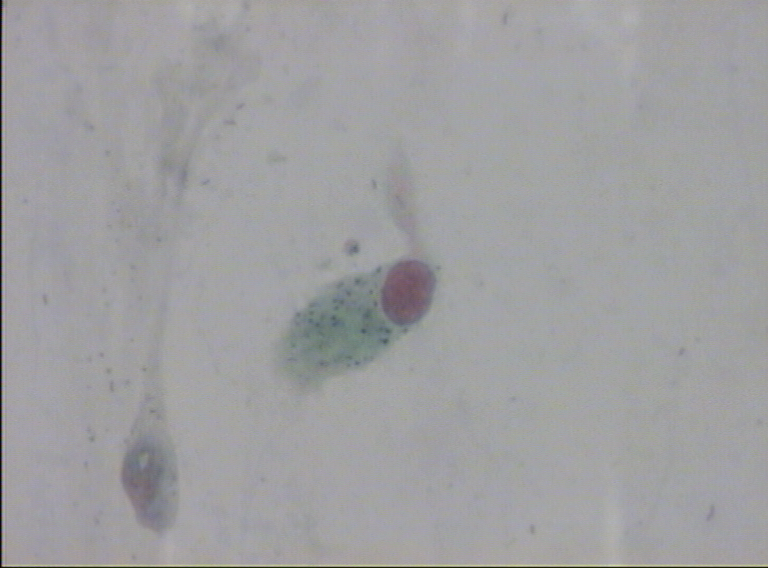
#> input picture Test/cyl01.BMP, 768 x 568 px, found by its file name; its folder holds only this picture in this run
$ python ImageAnalysis_3.py
#> lines starting #> are read from the running program, lines starting #| are printed output that depends on the picture; after the words box and inside, x2 and y2 are one past the last pixel; in counts of white or black regions, pixels touching at a corner belong together
### ImageAnalysis.py
import os
import sys
import csv
import random
import config as cfg
import numpy as np
import collections
import pandas as pd
from PIL import Image
from random import randint
import matplotlib.pyplot as plt
from time import perf_counter

#Global Variables
cells = [[],[],[],[],[],[],[]]
histoTotal = [[],[],[],[],[],[],[]]
arrayTotal = [[],[],[],[],[],[],[]]
histoAVG = []
MSQE = [[],[],[],[],[],[],[]]
timeSheet = dict()

#Miscellaneous Methods
# [275 lines left out: functions intp, msqe, input, output, TimeSheet, HistoPrint and 1 more, not called in this run]


#SPECTRUM MANIPULATION
def pixel_val_grey(image, channel = "k"):
    array = np.array(image)
    num = 0
    for x in array:
        for n in x:
            if channel == "r":
                n[1] = n[0]
                n[2] = n[0]
            elif channel == "g":
                n[1] = n[2]
                n[0] = n[2]
            elif channel == "b":
                n[0] = n[1]
                n[2] = n[1]
            else:
                num = (int(n[0])+int(n[1])+int(n[2]))/3
                n[0] = num
                n[1] = num
                n[2] = num
    return array

# [14 lines left out: function pixel_val_color, not called in this run]

def binary(array, str = 127):
    for x in array:
        for n in x:
            if n[0] >= str:
                n[0] = 255
                n[1] = 255
                n[2] = 255
            else:
                n[0] = 0
                n[1] = 0
                n[2] = 0
    return array

# [61 lines left out: functions negative, snp, gausNoise, speck, not called in this run]

#Basic Histogram
def histo_one(array):
    histo = [0] * 256
    for x in array:
        for n in x:
            histo[n[0]] += 1
    return histo

# [74 lines left out: functions histo_avg, histo_equal, histo_quant, MFilter, not called in this run]

def LFilter(array, mean_filter = [[1, 1,1],[1, 1, 1],[1, 1, 1]]):
    nArray = array.copy()

    image_width, image_height = array.shape[1],array.shape[0]

    # Compute New Pixel Value
    filter_mid_y = len(mean_filter)//2
    filter_mid_x = len(mean_filter[0])//2

    for y in range(array.shape[0]):
        for x in range(array.shape[1]):
            # Skip Border Pixels
            if x-filter_mid_x < 0 or x+filter_mid_x > image_width : continue
            if y-filter_mid_y < 0 or y+filter_mid_y > image_height: continue

            filter_pixels = array[y-filter_mid_y:y+filter_mid_y+1,x-filter_mid_x:x+filter_mid_x+1]

            # Apply Spatial Filter Over Greyscale Image
            # Only Use First Element (Pixel Value) In Filter Pixel Row, Since
            #   They're All The Same Value (Greyscale Image)
            new_pixel_val, non_zero_count = 0, 0

            for filter_y, rgb_pixel_values in enumerate(filter_pixels):
                for filter_x, rgb_values in enumerate(rgb_pixel_values):
                    pixel_weight = mean_filter[filter_y][filter_x]
                    pixel_value  = rgb_values[0]
                    new_pixel_val += pixel_weight * pixel_value
                    if pixel_weight != 0: non_zero_count += 1

            # Compute Average Pixel Value
            new_pixel_val /= non_zero_count

            # Check(s)
            if new_pixel_val < 0  : new_pixel_val = 0
            if new_pixel_val > 255: new_pixel_val = 255

            # Set New Pixel Value
            nArray[y][x][0] = new_pixel_val
            nArray[y][x][1] = nArray[y][x][0]
            nArray[y][x][2] = nArray[y][x][0]

    return nArray


# [14 lines left out: function main, not called in this run]

# [2 lines that do not run on import are left out]

### ImageAnalysis_2.py
import config as cfg
import ImageAnalysis as p1
import numpy as np
import collections
import pandas as pd
from PIL import Image
from random import randint
import matplotlib.pyplot as plt
from time import perf_counter

def eDist(x, y):
    return np.sqrt(np.sum((x-y)**2))

class KMeans():
    # [77 lines left out: functions __init__, predict, getLabels, createClusters, closestCentroid, getCentroids and 2 more, not called in this run]

    def cent(self):
        return self.centroids

#Erosion--Complete
def Erosion(array, Efilter = [[0, 1, 0],[1, 1, 1],[0, 1, 0]]):

    array = p1.binary(array)

    nArray = array.copy()
    image_width, image_height = array.shape[1], array.shape[0]


    for y in range(array.shape[0]):
        for x in range(array.shape[1]):
            # Get Image Filter Pixels
            filter_mid = len(Efilter)//2

            # Skip Border Pixels
            if x-filter_mid < 0 or x+filter_mid > image_width:
                continue
            if y-filter_mid < 0 or y+filter_mid > image_height:
                continue
            filter_pixels = array[y-filter_mid:y+filter_mid+1,x-filter_mid:x+filter_mid+1]

            # Apply Median Spatial Filter Over Greyscale Image
            # Store First Element (Pixel Value) In Fitler Pixel Row, Since
            #  They're All The Same Value (Greyscale Image)
            new_pixel_val, non_zero_count = 0, 0
            for filter_y, rgb_pixel_values in enumerate(filter_pixels):
                for filter_x, rgb_values in enumerate(rgb_pixel_values):
                    pixel_weight = Efilter[filter_y][filter_x]
                    pixel_value  = rgb_values[0]
                    new_pixel_val += pixel_weight * pixel_value
                    if pixel_weight != 0: non_zero_count += 1

            # Compute Average Pixel Value
            new_pixel_val /= non_zero_count

            # Check(s)
            if new_pixel_val < 0  : new_pixel_val = 0
            if new_pixel_val > 255: new_pixel_val = 255

            # Set New Pixel Value
            nArray[y][x][0] = new_pixel_val
            nArray[y][x][1] = nArray[y][x][0]
            nArray[y][x][2] = nArray[y][x][0]

    return nArray

#Dilation--Complete
def Dilation(array, Dfilter = [[1,0,1],[1, 1, 1],[0, 1, 0]] ):
    array = p1.binary(array)
    nArray = array.copy()

    image_width, image_height = array.shape[1],array.shape[0]

    # Compute New Pixel Value
    filter_mid_y = len(Dfilter)//2
    filter_mid_x = len(Dfilter[0])//2

    for y in range(array.shape[0]):
        for x in range(array.shape[1]):
            # Skip Border Pixels
            if x-filter_mid_x < 0 or x+filter_mid_x > image_width : continue
            if y-filter_mid_y < 0 or y+filter_mid_y > image_height: continue

            filter_pixels = array[y-filter_mid_y:y+filter_mid_y+1,x-filter_mid_x:x+filter_mid_x+1]

            # Apply Spatial Filter Over Greyscale Image
            # Only Use First Element (Pixel Value) In Filter Pixel Row, Since
            #   They're All The Same Value (Greyscale Image)
            new_pixel_val, non_zero_count = 0, 0

            for filter_y, rgb_pixel_values in enumerate(filter_pixels):
                for filter_x, rgb_values in enumerate(rgb_pixel_values):
                    pixel_weight = Dfilter[filter_y][filter_x]
                    pixel_value  = rgb_values[0]
                    new_pixel_val += pixel_weight * pixel_value
                    if pixel_weight != 0: non_zero_count += 1

            # Compute Average Pixel Value
            new_pixel_val /= non_zero_count

            # Check(s)
            if new_pixel_val < 0  : new_pixel_val = 0
            if new_pixel_val > 255: new_pixel_val = 255

            # Set New Pixel Value
            nArray[y][x][0] = new_pixel_val
            nArray[y][x][1] = nArray[y][x][0]
            nArray[y][x][2] = nArray[y][x][0]

    return nArray

#Border Detection --- Complete
def Border_Detect(array):
    EArray = Erosion(array)
    DArray = Dilation(array)
    row = 0

    for x in array:
        for y in range(len(x)):
            if EArray[row,y,0] == DArray[row,y,0]:
                x[y,0] = 0
                x[y,1] = 0
                x[y,2] = 0
            else:
                x[y,0] = 255
                x[y,1] = 255
                x[y,2] = 255
        row +=1
    return array

#Scharr -- Complete
# [86 lines left out: functions Scharr, Laplacian, not called in this run]

## Segmentation ##

#Balanced--Complete
def balanced(array, minCount = 1800):
    array = p1.LFilter(array)
    histo = p1.histo_one(array)

    numBins = len(histo)
    hS = 0

    while histo[hS] < minCount:
        hS += 1
    hE = numBins - 1

    while histo[hE] < minCount:
        hE -= 1
    hCount = int(round((hS + hE)/2))
    weightL = np.sum(histo[hS:hCount])
    weightR = np.sum(histo[hCount:hE +1])

    while hS < hE and weightR > 0 and weightL > 0 :
        if weightR < weightL:
            weightL -= histo[hS]
            hS +=1
        else:
            weightR -= histo[hE]
            hE -= 1
        newCount = int(round((hE + hS) / 2))

        if newCount < hCount:
            weightL -= histo[hCount]
            weightR += histo[hCount]
        elif newCount > hCount:
            weightL += histo[hCount]
            weightR -= histo[hCount]
        hCount = newCount
    print(hCount)
    for x in array:
        for n in x:
            if n[0] >= hCount:
                n[0] = 255
                n[1] = 255
                n[2] = 255
            else:
                n[0] = n[0]
                n[1] = n[0]
                n[2] = n[0]
    return array

#Otsu--Complete
# [80 lines left out: functions Thresh_otsu, clustering, main, not called in this run]

# [2 lines that do not run on import are left out]

### ImageAnalysis_3.py
import os
import re
import sys
import csv
import math
import random
import pathlib
import numpy as np
import collections
import pandas as pd
import config as cfg
from PIL import Image
from random import randint
import ImageAnalysis as p1
import ImageAnalysis_2 as p2
from time import perf_counter
import matplotlib.pyplot as plt

### Global ###
dataset = list()

### KNN ###
'''
def EuDist(r1, r2):
    d = 0.0
    for x in range(len(r1)-1):
        d += (r1[x] - r2[x])**2
    return sqrt(d)

def getN(train, testR, neighbors):
    d = []
    n = []
    for t in train:
       Edist = EuDist(train, test)
       d.append().append(train, Edist)
    d.sort(key=lambda tup: tup[1])
    for i in range(neighbors):
        n.append(d[i][0])
	return n

def predict(train, testR, neighbors):
    n = getN(train, testR, neighbors)
    output = [row[-1] for row in neighbors]
    return max(set(output), key=output.count)
'''
#### 10-Fold Cross Validation #####


####Features#####
def perimeter(image):
    p = 0
    image = p2.Border_Detect(image)
    for x in image:
        for y in x:
            if y[0] != 0:
                p += 1
    return p

def area(image):
    a = 0
    for x in image:
        for y in x:
            if y[0] != 255:
                a += 1
    return a

def roundness(image, p, a):
    r = (p*p)/(4* math.pi *a)
    return r

def mode(hist):
    high = 0
    mode = 0
    for x in range(len(hist)):
        if hist[x] > high and x != 255:
            high = hist[x]
            mode = x
    return mode

####Cosmetics####
def data(image,p,a,r,m):
    #header = ['perimeter', 'area', 'roundness', 'mode', 'class']
    name = pathlib.PurePosixPath(image).stem
    name = re.sub(r'[0-9]+','',name)
    d =list((p,a,r,m,name))
    dataset.append(d)

def csv():
    df = pd.DataFrame(dataset)
    df.to_csv('/Users/Adhsketch/Desktop/repos/ImageAnalysis/Feature_Extraction.csv', header = ['perimeter', 'area', 'roundness', 'mode', 'class'])

def input(directory):
    for fil in os.listdir(directory):
        if fil.endswith(".BMP"):
            im_org = Image.open(directory+fil)
            arr = p1.pixel_val_grey(im_org)
            arr = p2.balanced(arr)

            hist = p1.histo_one(arr)

            p = perimeter(arr)
            a = area(arr)
            r = roundness(arr,p ,a)
            m = mode(hist)

            data(directory+fil,p,a,r,m)
    csv()


#"/Users/Adhsketch/Desktop/repos/ImageAnalysis/cell_smears/let51.BMP"
def main():
    directory = "/Users/Adhsketch/Desktop/repos/ImageAnalysis/Test/"
    input(directory)
#> in input, im_org is the input picture: PIL image 768x568 RGB; mean R, G, B 159.2, 159.1, 160.8
#> after the loop in pixel_val_grey, `for x in array:`: n = [17, 17, 17]
#> after the loop in histo_one, `for x in array:`: histo = 256 values, max 65126 at index 162, min 0 at index 0, mean 1704
#> in balanced, `numBins = len(histo)`: numBins = 256
#> after the loop in balanced, `while histo[hS] < minCount:`: hS = 151
#> in balanced, `hE = numBins - 1`: hE = 255
#> the loop in balanced, `while histo[hE] < minCount:` made 88 passes
#> hE on passes 1 to 12: 254, 253, 252, 251, 250, 249, 248, 247, 246, 245, 244, 243
#> after the loop in balanced, `while histo[hE] < minCount:`: hE = 167
#> in balanced, `hCount = int(round((hS + hE)/2))`: hCount = 159
#> in balanced, `weightL = np.sum(histo[hS:hCount])`: weightL = 64906
#> in balanced, `weightR = np.sum(histo[hCount:hE +1])`: weightR = 337684
#> the loop in balanced, `while hS < hE and weightR > 0 and weightL > 0 :` made 5 passes
#> (weightR, hE, newCount, weightL, hCount) on passes 1, 4, 5: (371866, 166, 158, 28189, 158), (328932, 163, 157, 3776, 157), (279151, 162, 156, -10350, 156)
#> (weightR, hE, newCount, hCount) on passes 2 to 3: (365640, 165, 158, 158), (347652, 164, 158, 158)
#> after the loop in balanced, `while hS < hE and weightR > 0 and weightL > 0 :`: hE = 162; hS = 151; weightL = -10350; weightR = 279151
#| 156
#> after the loop in balanced, `for x in array:`: n = [79, 79, 79]
#> in input, `arr = p2.balanced(arr)`:
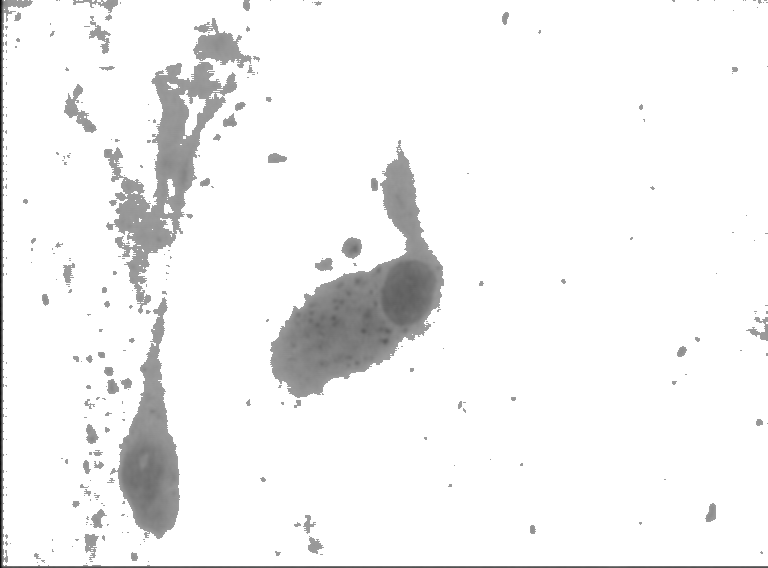
#> arr: shape (568, 768, 3); min 3, max 255, mean 242.6
#> in input, `hist = p1.histo_one(arr)`: hist = 256 values, max 390182 at index 255, min 0 at index 0, mean 1704
#> after the loop in binary, `for x in array:`: n = [0, 0, 0]
#> in Erosion, `array = p1.binary(array)`:
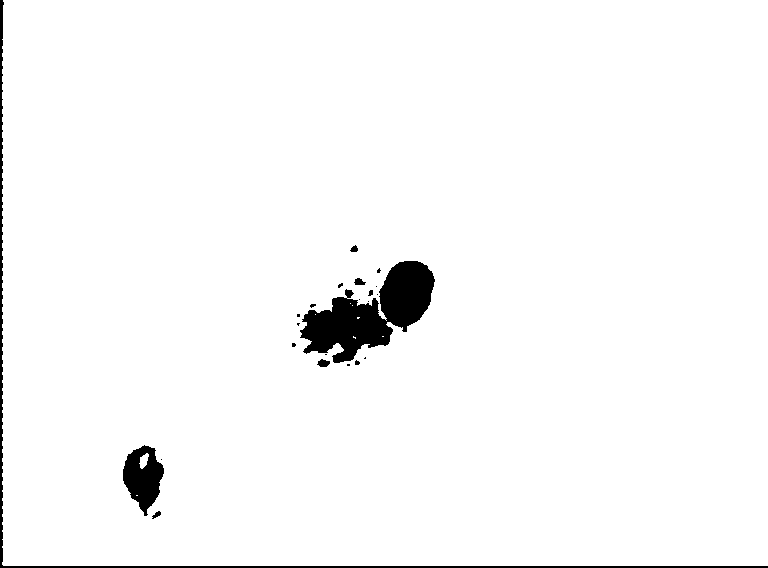
#> array: shape (568, 768, 3); 97.3% white; 23 black regions (15 under 20 px), largest, box (x1, y1, x2, y2) and area: (300, 261, 435, 363) 6617, (0, 0, 768, 568) 2974, (123, 445, 164, 516) 1747
#> after the loop in Erosion, `for y in range(array.shape[0]):`:
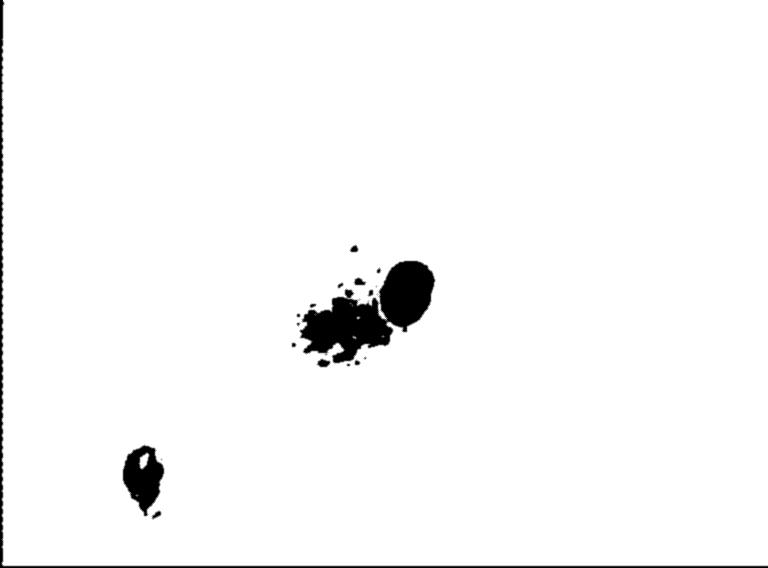
#> nArray: shape (568, 768, 3); 1.07% of pixels changed, all inside (x1, y1, x2, y2) = (1, 1, 768, 567)
#> after the loop in Dilation, `for y in range(array.shape[0]):`:
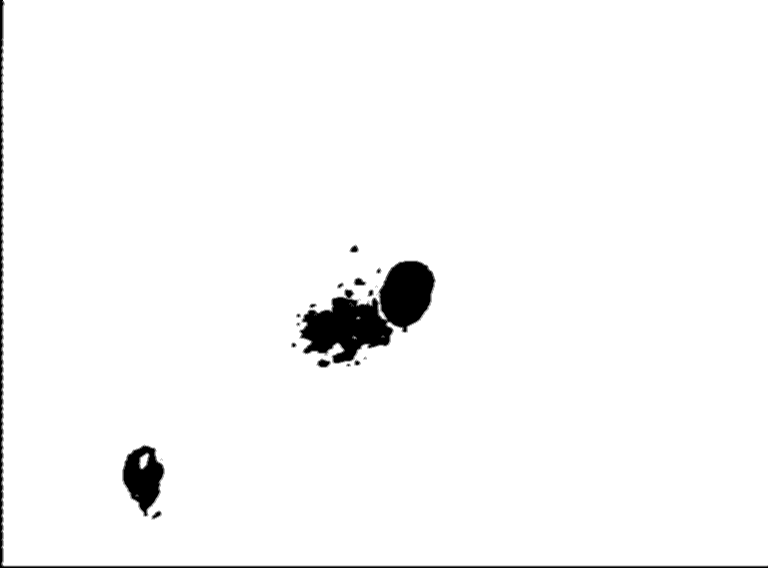
#> nArray: shape (568, 768, 3); 1.19% of pixels changed, all inside (x1, y1, x2, y2) = (1, 1, 768, 567)
#> after the loop in Border_Detect, `for x in array:`: row = 568
#> in perimeter, `image = p2.Border_Detect(image)`:
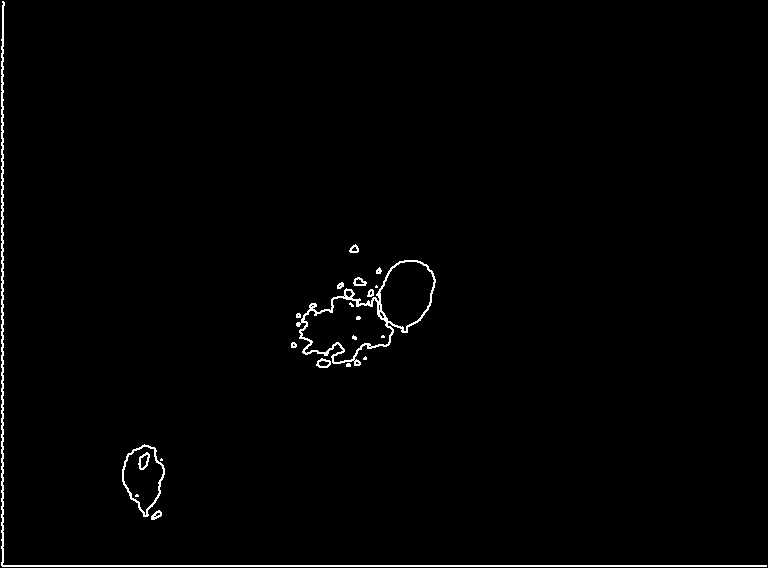
#> image: shape (568, 768, 3); 1.2% white in thin lines or dots
#> after the loop in perimeter, `for x in image:`: p = 5197
#> after the loop in area, `for x in image:`: a = 431027
#> in roundness, `r = (p*p)/(4* math.pi *a)`: r = 4.99
#> the loop in mode, `for x in range(len(hist)):` made 256 passes
#> after the loop in mode, `for x in range(len(hist)):`: high = 6083; mode = 155
#> in data, `d =list((p,a,r,m,name))`: d = [5197, 431027, 4.99, 155, 'cyl']
#> in csv, `df = pd.DataFrame(dataset)`: df = table of 1 rows and 5 columns
    '''im_org = Image.open(directory)
    arr = p1.pixel_val_grey(im_org)
    arr = p2.balanced(arr)
    Image.fromarray(arr).save("NI.BMP")

    hist = p1.histo_one(arr)

    p = perimeter(arr)
    a = area(arr)
    r = roundness(arr,p ,a)
    m = mode(hist)

    data(directory, p, a, r, m)
    csv()
'''


    #

if __name__ == "__main__":
#> (the run stopped early here; a loop or call above may not have finished)
